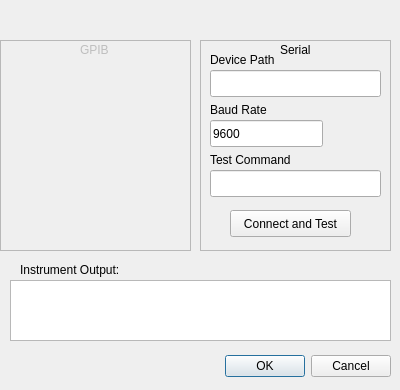
<?xml version="1.0" encoding="UTF-8"?>
<ui version="4.0">
 <class>Dialog</class>
 <widget class="QDialog" name="Dialog">
  <property name="geometry">
   <rect>
    <x>0</x>
    <y>0</y>
    <width>400</width>
    <height>390</height>
   </rect>
  </property>
  <property name="windowTitle">
   <string>Instrument Connection</string>
  </property>
  <widget class="QDialogButtonBox" name="buttonBox">
   <property name="geometry">
    <rect>
     <x>50</x>
     <y>350</y>
     <width>341</width>
     <height>32</height>
    </rect>
   </property>
   <property name="orientation">
    <enum>Qt::Horizontal</enum>
   </property>
   <property name="standardButtons">
    <set>QDialogButtonBox::Cancel|QDialogButtonBox::Ok</set>
   </property>
  </widget>
  <widget class="QFrame" name="GPIB">
   <property name="enabled">
    <bool>false</bool>
   </property>
   <property name="geometry">
    <rect>
     <x>0</x>
     <y>40</y>
     <width>191</width>
     <height>211</height>
    </rect>
   </property>
   <property name="frameShape">
    <enum>QFrame::StyledPanel</enum>
   </property>
   <property name="frameShadow">
    <enum>QFrame::Raised</enum>
   </property>
   <widget class="QLabel" name="label_2">
    <property name="geometry">
     <rect>
      <x>80</x>
      <y>0</y>
      <width>66</width>
      <height>19</height>
     </rect>
    </property>
    <property name="text">
     <string>GPIB</string>
    </property>
   </widget>
  </widget>
  <widget class="QFrame" name="Serial">
   <property name="geometry">
    <rect>
     <x>200</x>
     <y>40</y>
     <width>191</width>
     <height>211</height>
    </rect>
   </property>
   <property name="frameShape">
    <enum>QFrame::StyledPanel</enum>
   </property>
   <property name="frameShadow">
    <enum>QFrame::Raised</enum>
   </property>
   <widget class="QLabel" name="label_3">
    <property name="geometry">
     <rect>
      <x>80</x>
      <y>0</y>
      <width>66</width>
      <height>19</height>
     </rect>
    </property>
    <property name="text">
     <string>Serial</string>
    </property>
   </widget>
   <widget class="QLineEdit" name="lineEdit">
    <property name="geometry">
     <rect>
      <x>10</x>
      <y>30</y>
      <width>171</width>
      <height>27</height>
     </rect>
    </property>
   </widget>
   <widget class="QLabel" name="label_4">
    <property name="geometry">
     <rect>
      <x>10</x>
      <y>10</y>
      <width>81</width>
      <height>19</height>
     </rect>
    </property>
    <property name="text">
     <string>Device Path</string>
    </property>
   </widget>
   <widget class="QLabel" name="label_5">
    <property name="geometry">
     <rect>
      <x>10</x>
      <y>60</y>
      <width>71</width>
      <height>19</height>
     </rect>
    </property>
    <property name="text">
     <string>Baud Rate</string>
    </property>
   </widget>
   <widget class="QLabel" name="label_6">
    <property name="geometry">
     <rect>
      <x>10</x>
      <y>110</y>
      <width>151</width>
      <height>19</height>
     </rect>
    </property>
    <property name="text">
     <string>Test Command</string>
    </property>
   </widget>
   <widget class="QLineEdit" name="lineEdit_2">
    <property name="geometry">
     <rect>
      <x>10</x>
      <y>80</y>
      <width>113</width>
      <height>27</height>
     </rect>
    </property>
    <property name="text">
     <string>9600</string>
    </property>
   </widget>
   <widget class="QLineEdit" name="lineEdit_3">
    <property name="geometry">
     <rect>
      <x>10</x>
      <y>130</y>
      <width>171</width>
      <height>27</height>
     </rect>
    </property>
   </widget>
   <widget class="QPushButton" name="pushButton">
    <property name="geometry">
     <rect>
      <x>30</x>
      <y>170</y>
      <width>121</width>
      <height>27</height>
     </rect>
    </property>
    <property name="text">
     <string>Connect and Test</string>
    </property>
    <property name="checkable">
     <bool>false</bool>
    </property>
    <property name="checked">
     <bool>false</bool>
    </property>
   </widget>
  </widget>
  <widget class="QTextBrowser" name="InstrumentOutput">
   <property name="geometry">
    <rect>
     <x>10</x>
     <y>280</y>
     <width>381</width>
     <height>61</height>
    </rect>
   </property>
  </widget>
  <widget class="QLabel" name="label">
   <property name="geometry">
    <rect>
     <x>20</x>
     <y>260</y>
     <width>151</width>
     <height>20</height>
    </rect>
   </property>
   <property name="text">
    <string>Instrument Output:</string>
   </property>
  </widget>
 </widget>
 <resources/>
 <connections>
  <connection>
   <sender>buttonBox</sender>
   <signal>accepted()</signal>
   <receiver>Dialog</receiver>
   <slot>accept()</slot>
   <hints>
    <hint type="sourcelabel">
     <x>248</x>
     <y>254</y>
    </hint>
    <hint type="destinationlabel">
     <x>157</x>
     <y>274</y>
    </hint>
   </hints>
  </connection>
  <connection>
   <sender>buttonBox</sender>
   <signal>rejected()</signal>
   <receiver>Dialog</receiver>
   <slot>reject()</slot>
   <hints>
    <hint type="sourcelabel">
     <x>316</x>
     <y>260</y>
    </hint>
    <hint type="destinationlabel">
     <x>286</x>
     <y>274</y>
    </hint>
   </hints>
  </connection>
 </connections>
</ui>
